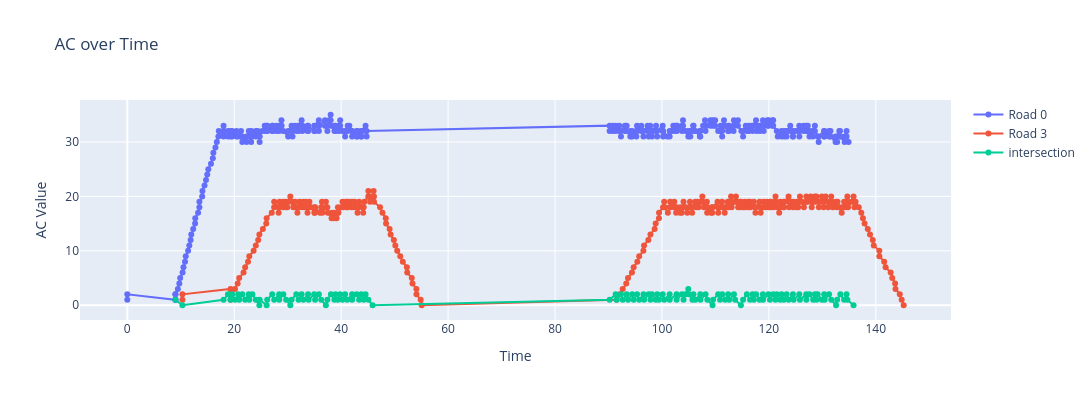

The notebook cell saved with this chart:
### Code cell
plot_trace(road0_ac, road3_ac,intersec_ac0, "Road 0", "Road 3")

### Figure 1 — Plotly figure (JSON) as saved in the notebook; plotly's stock layout.template omitted (floating-point values rounded to 4 significant figures; data arrays with more than 128 entries replaced by an {"elided": "..."} marker saying what was removed)
{"data": [{"mode": "lines+markers", "name": "Road 0", "type": "scatter", "x": {"elided": "332 float values"}, "y": {"elided": "332 int values"}}, {"mode": "lines+markers", "name": "Road 3", "type": "scatter", "x": {"elided": "302 float values"}, "y": {"elided": "302 int values"}}, {"mode": "lines+markers", "name": "intersection", "type": "scatter", "x": {"elided": "146 float values"}, "y": {"elided": "146 int values"}}], "layout": {"height": 400, "hovermode": "closest", "title": {"text": "AC over Time"}, "width": 1200, "xaxis": {"anchor": "y", "domain": [0, 1], "title": {"text": "Time"}}, "yaxis": {"anchor": "x", "domain": [0, 1], "title": {"text": "AC Value"}}}}
